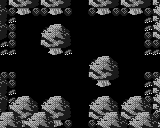

A level layout from a 2D game, rendered from its tile map. Below: a short description, then the map file with tile-grid data replaced by summaries:
An orthogonal 20x16 tile map with 8x8 px tiles, 3 tile layers (Background, Collision, Overlap).

<map version="1.0" orientation="orthogonal" renderorder="right-down" width="20" height="16" tilewidth="8" tileheight="8" nextobjectid="1">
 <tileset firstgid="1" name="char_sheet" tilewidth="8" tileheight="8" tilecount="1024" columns="32">
  <image source="../../char_sheet.png" width="256" height="256" />
 </tileset>
 <layer name="Background" width="20" height="16">
  <data>[320 cells, 0 non-empty, 0 distinct tile ids]</data>
 </layer>
 <layer name="Collision" width="20" height="16">
  <data>[320 cells, 125 non-empty, 8 distinct tile ids]</data>
 </layer>
 <layer name="Overlap" width="20" height="16">
  <data>[320 cells, 96 non-empty, 8 distinct tile ids]</data>
 </layer>
</map>
